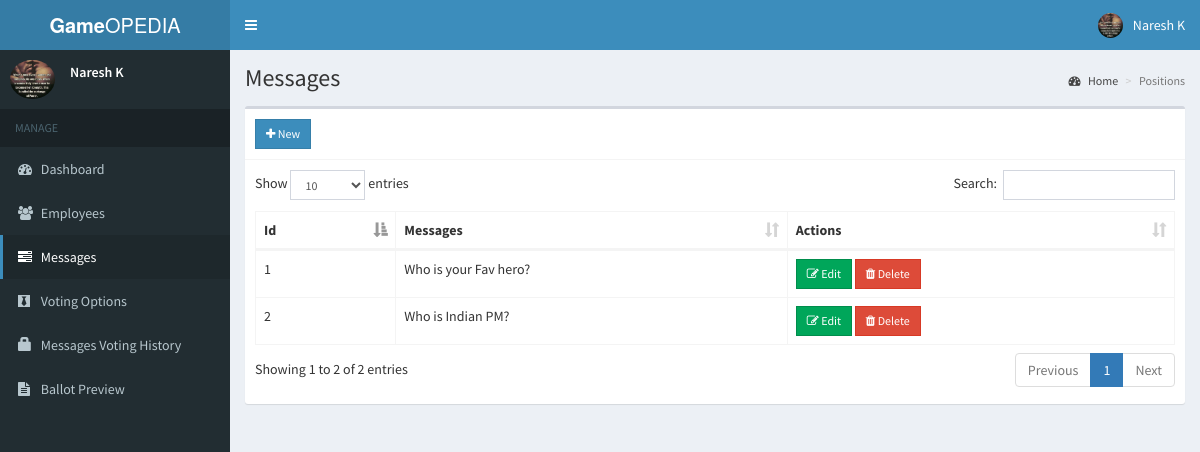
/admin/messages.php (signed in), run on the app's committed database.
### tables this page shows
CREATE TABLE `messages` (
  `id` int(11) NOT NULL AUTO_INCREMENT,
  `description` text NOT NULL,
  `priority` int(11) NOT NULL,
  `created` TIMESTAMP DEFAULT CURRENT_TIMESTAMP ON UPDATE CURRENT_TIMESTAMP,
    PRIMARY KEY (`id`)
);

### admin/includes/session.php (called while the page is built, shortened)
<?php
	include 'includes/conn.php';
	$sql = "SELECT * FROM admin WHERE id = '".$_SESSION['admin']."'";
	$query = $conn->query($sql);
	$user = $query->fetch_assoc();
?>

### admin/messages.php (the view, shortened to what this page needs)
<?php include 'includes/session.php'; ?>
<?php include 'includes/header.php'; ?>
<body class="hold-transition skin-blue sidebar-mini">
  <div class="wrapper">
    <?php include 'includes/navbar.php'; ?>
    <?php include 'includes/menubar.php'; ?>
    <div class="content-wrapper">
      <section class="content-header">
        <h1>
          Messages
        </h1>
        <ol class="breadcrumb">
          <li><a href="#"><i class="fa fa-dashboard"></i> Home</a></li>
          <li class="active">Positions</li>
        </ol>
      </section>
      <section class="content">
        <div class="row">
          <div class="col-xs-12">
            <div class="box">
              <div class="box-header with-border">
                <a href="#addnew" data-toggle="modal" class="btn btn-primary btn-sm btn-flat"><i class="fa fa-plus"></i> New</a>
              </div>
              <div class="box-body">
                <table id="example1" class="table table-bordered">
                  <thead>
                    <th>Id</th>
                    <th>Messages</th>
                    <th>Actions</th>
                  </thead>
                  <tbody>
                    <?php
                    $sql = "SELECT * FROM messages ORDER BY priority ASC";
                    $query = $conn->query($sql);
                    while ($row = $query->fetch_assoc()) {
                      echo "
                        <tr>
                          <td>" . $row['id'] . "</td>
                          <td>" . $row['description'] . "</td>
                          <td>
                            <button class='btn btn-success btn-sm edit btn-flat' data-id='" . $row['id'] . "'><i class='fa fa-edit'></i> Edit</button>
                            <button class='btn btn-danger btn-sm delete btn-flat' data-id='" . $row['id'] . "'><i class='fa fa-trash'></i> Delete</button>
                          </td>
                        </tr>
                      ";
                    }
                    ?>
                  </tbody>
                </table>
              </div>
            </div>
          </div>
        </div>
      </section>
    </div>
  </div>
</body>
</html>

### admin/includes/navbar.php (shortened to what this page needs)
<header class="main-header">
  <a href="#" class="logo">
    <span class="logo-lg"><b>Game</b>OPEDIA</span>
  </a>
  <nav class="navbar navbar-static-top">
    <a href="#" class="sidebar-toggle" data-toggle="push-menu" role="button">
    </a>
    <div class="navbar-custom-menu">
      <ul class="nav navbar-nav">
        <li class="dropdown user user-menu">
          <a href="#" class="dropdown-toggle" data-toggle="dropdown">
            <img src="<?php echo (!empty($user['photo'])) ? '../images/' . $user['photo'] : '../images/profile.jpg'; ?>" class="user-image" alt="User Image">
            <span class="hidden-xs"><?php echo $user['firstname'] . ' ' . $user['lastname']; ?></span>
          </a>
        </li>
      </ul>
    </div>
  </nav>
</header>

### admin/includes/menubar.php
<aside class="main-sidebar">
  <section class="sidebar">
    <div class="user-panel">
      <div class="pull-left image">
        <img src="<?php echo (!empty($user['photo'])) ? '../images/' . $user['photo'] : '../images/profile.jpg'; ?>" class="img-circle" alt="User Image">
      </div>
      <div class="pull-left info">
        <p><?php echo $user['firstname'] . ' ' . $user['lastname']; ?></p>
      </div>
    </div>
    <ul class="sidebar-menu" data-widget="tree">
      <li class="header">MANAGE</li>
      <li class=""><a href="home.php"><i class="fa fa-dashboard"></i> <span>Dashboard</span></a></li>
      <li class=""><a href="employees.php"><i class="fa fa-users"></i> <span>Employees</span></a></li>
      <li class=""><a href="messages.php"><i class="fa fa-tasks"></i> <span>Messages</span></a></li>
      <li class=""><a href="options.php"><i class="fa fa-black-tie"></i> <span>Voting Options</span></a></li>
      <li class=""><a href="votes.php"><span class="glyphicon glyphicon-lock"></span> <span>Messages Voting History</span></a></li>
      <li class=""><a href="ballot.php"><i class="fa fa-file-text"></i> <span>Ballot Preview</span></a></li>
    </ul>
  </section>
</aside>

### data on the page
messages: id "1", description "Who is your Fav hero?"
messages: id "2", description "Who is Indian PM?"

### other printed values
$user['firstname'] "Naresh"
$user['lastname'] "K"
